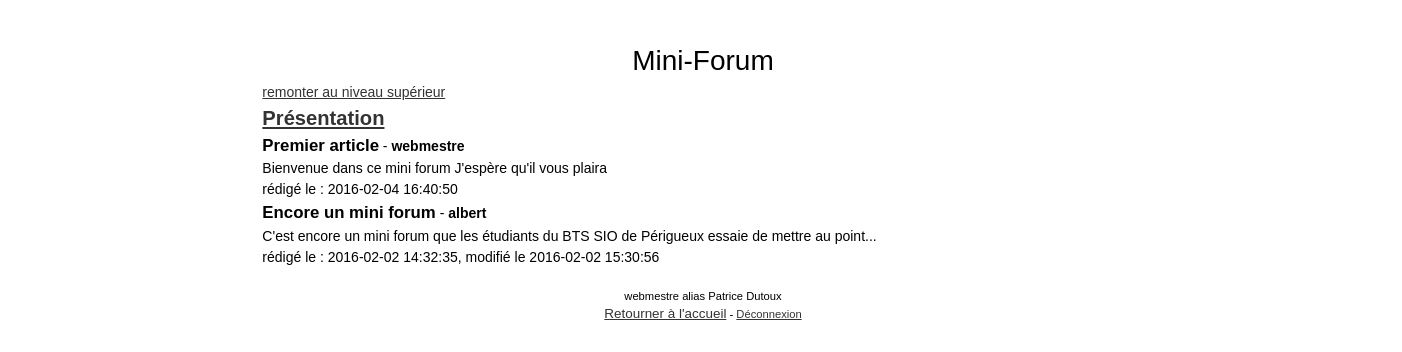
The app's page /index.php?uc=lecture&num=4 (signed in) with its own data.
### tables this page shows
CREATE TABLE IF NOT EXISTS `forum_post` (
  `num` bigint(20) unsigned NOT NULL AUTO_INCREMENT,
  `titre` varchar(50) NOT NULL,
  `corps` text NOT NULL,
  `tsCreation` timestamp NULL DEFAULT NULL,
  `tsDerniereModif` timestamp NULL DEFAULT CURRENT_TIMESTAMP ON UPDATE CURRENT_TIMESTAMP,
  `estRubrique` tinyint(1) unsigned NOT NULL DEFAULT '0' COMMENT '0 : false ;  other : true',
  `codeEtat` smallint(2) unsigned NOT NULL DEFAULT '1',
  `numAuteur` bigint(20) unsigned NOT NULL,
  `numModif` bigint(20) unsigned DEFAULT NULL,
  `numPostParent` bigint(20) unsigned NOT NULL DEFAULT '1',
  PRIMARY KEY (`num`)
);

CREATE TABLE IF NOT EXISTS `forum_util` (
  `num` bigint(20) unsigned NOT NULL AUTO_INCREMENT,
  `pseudo` varchar(50) NOT NULL,
  `mdp` varchar(64) NOT NULL,
  `nom` varchar(50) NOT NULL,
  `prenom` varchar(50) NOT NULL,
  `adlig2` varchar(40) NOT NULL,
  `adlig3` varchar(40) NOT NULL,
  `adlig4` varchar(40) DEFAULT NULL,
  `cp` varchar(8) NOT NULL,
  `ville` varchar(40) NOT NULL,
  `codePays` int(11) unsigned NOT NULL DEFAULT '1',
  `codeLangue` int(11) unsigned NOT NULL DEFAULT '1',
  `tsInscription` timestamp NULL DEFAULT CURRENT_TIMESTAMP,
  `tsDerniereCx` timestamp NULL DEFAULT NULL,
  `tel` varchar(13) DEFAULT 'sans',
  `mel` varchar(100) DEFAULT 'sans',
  `web` varchar(100) DEFAULT 'sans',
  PRIMARY KEY (`num`)
);

CREATE TABLE IF NOT EXISTS `forum_etatPost` (
  `code` smallint(2) unsigned NOT NULL AUTO_INCREMENT,
  `lib` varchar(20) NOT NULL,
  PRIMARY KEY (`code`)
);

### controleurs/c_lecture.php (called while the page is built)
<?php
    if ($_REQUEST['num']=="tout" or !is_numeric($_REQUEST['num'])) {
        $rubriqueMere=1;
        $rubriqueActuelle=1;
    }
    else {
        $rubriqueActuelle=$_REQUEST['num'];
        $rubriqueMere=$pdo->getRubriqueMere($rubriqueActuelle);
    }
    $lesRubriques = $pdo->getRubriquesIncluses($rubriqueActuelle);
    $lesPosts = $pdo->getPostsInclus($rubriqueActuelle);
    include 'vues/v_posts.php';
?>

### inc/class.PDOForum.php (called while the page is built, shortened)
<?php
class PDOForum {
	private static $serveur='mysql:host=localhost';
	private static $bdd='dbname=sylvain';
	private static $user='sylvain' ;
	private static $mdp='sylvain' ;
	private static $monPdo;
	private static $moi=null;
	public static $prefixe='forum_';
    private function __construct(){
		PDOForum::$monPdo = new PDO(PDOForum::$serveur.';'.PDOForum::$bdd, PDOForum::$user, PDOForum::$mdp);
            PDOForum::$monPdo->query("SET CHARACTER SET utf8");
    }
    public  static function getPdoForum(){
            if(PDOForum::$moi==null){
                    PDOForum::$moi= new PDOForum();
            }
            return PDOForum::$moi;
    }
    function ajouterLog($fichier,$message, $estErreur=false){
            $date = new DateTime();
            $msg = $date->format("Y-m-d H:i:s ");
            $msg .= $message;
            $fp = fopen($fichier,'a+');
            $nouverr=$msg."\r\n";
    }
    function getRubriquesIncluses($numRubrique=1,$etat=2){
        $sql="select titre, p.num as pnum  ,estRubrique from ".PDOForum::$prefixe."util u, ".PDOForum::$prefixe."post p, ".PDOForum::$prefixe."etatPost e ";
        $sql = $sql."where codeEtat=e.code and numAuteur=u.num ";
        $sql = $sql."and codeEtat >=".$etat." and estRubrique >0 ";
        $sql=$sql."and  (numPostParent =".$numRubrique." or p.num=".$numRubrique.") ";
        $sql = $sql."order by  tsDerniereModif desc";
        $rs = PDOForum::$monPdo->query($sql);
        $ligne = $rs->fetchAll();
        return $ligne;
    }
    function getRubriqueMere($num){
        $sql = "select numPostParent from ".PDOForum::$prefixe."post p ";
        $sql = $sql."where num=".$num;
        $rs = PDOForum::$monPdo->query($sql);
        $ligne = $rs->fetch();
        return $ligne['numPostParent'];
    }
    function getPostsInclus($numRubrique=1,$etat=2){
        $sql="select titre, pseudo, corps, tsCreation, codeEtat, lib, tsDerniereModif,estRubrique, p.num as pnum  from ";
        $sql = $sql.PDOForum::$prefixe."util u, ".PDOForum::$prefixe."post p,".PDOForum::$prefixe."etatPost e ";
        $sql = $sql."where codeEtat=e.code and numAuteur=u.num ";
        $sql = $sql."and codeEtat >=".$etat." and estRubrique =0 ";
        $sql=$sql."and  numPostParent =".$numRubrique." ";
        $sql = $sql."order by  tsDerniereModif desc";
        $rs = PDOForum::$monPdo->query($sql);
        $ligne = $rs->fetchAll();
        return $ligne;
    }
}

### vues/v_posts.php (the view, shortened to what this page needs)
<?php
    function afficherArticles($unPost){
        echo "<b><big>".$unPost['titre']."</big></b>";
        echo " - <b>".$unPost['pseudo']."</b><br />\n";
        echo "".$unPost['corps']."<br />\n";
        echo "rédigé le : ".$unPost['tsCreation'];
        if ($unPost['codeEtat']>2){
                echo ", ".$unPost['lib']." le ".$unPost['tsDerniereModif'];
        }
        echo "<br />\n";
    }
    function afficherRubriques($uneRub,$entete=0){
        echo "<b><big><big><a href='index.php?uc=lecture&num=".$uneRub['pnum']."'>";
        echo $uneRub['titre']."</a></big></big></b> ";
        echo "<br />\n";
    }
    if ($rubriqueActuelle==1) {
        echo "vous êtes au plus haut niveau<br/>\n";
    }
    else {
        echo "<a href='index.php?uc=lecture&num=".$rubriqueMere."'>remonter au niveau supérieur</a><br/>\n";
    }
    foreach($lesRubriques as $uneRubrique){
        afficherRubriques($uneRubrique);
    }
    foreach($lesPosts as $unPost){
        afficherArticles($unPost);
    }
?>

### css/knacss.css (style rules this page uses)
html { font-family: sans-serif; -ms-text-size-adjust: 100%; -webkit-text-size-adjust: 100%; }
body { margin: 0; }
a { background-color: transparent; }
b, strong { font-weight: bold; }
html { box-sizing: border-box; }
* { box-sizing: inherit; }
html { font-size: 62.5%; font-size: calc(1em * .625); -webkit-text-size-adjust: 100%; -ms-text-size-adjust: 100%; }
body { font-size: 1.4em; color: #000000; font-family: Helvetica, Arial, sans-serif; line-height: 1.5; }
a { color: #333333; }
a:active,a:focus,a:hover,body,mark { color:#000 }
html { font-family:sans-serif;box-sizing:border-box;font-size:62.5%;font-size:calc(1em * .625);-webkit-text-size-adjust:100%;-ms-text-size-adjust:100% }
a { background-color:transparent;color:#333 }
b,optgroup,strong { font-weight:700 }
.h1-like,.h2-like,body,h1,h2 { font-family:Helvetica,Arial,sans-serif }
* { box-sizing:inherit }
body { margin:0;font-size:1.4em;background-color:#fff;line-height:1.5 }

### css/styles.css (style rules this page uses)
html { min-height: 100%; width: 80%; padding: 0 10px; margin: 0 18%; position: relative; padding: 0 10px; }
body { background: url(../img/parchemin.png) no-repeat center fixed; background-size: 80% 80%; background-color : transparent; width: 80%; font-size : 1.4em; }

### records on screen
forum_post: titre "Présentation"
forum_util: forum_post.titre "Premier article", pseudo "webmestre", forum_post.corps "Bienvenue dans ce mini forum J'espère qu'il vous plaira", forum_post.tsCreation "2016-02-04 16:40:50"
forum_util: forum_post.titre "Encore un mini forum", pseudo "albert", forum_post.corps "C'est encore un mini forum que les étudiants du BTS SIO de Périgueux essaie de mettre au point...", forum_post.tsCreation "2016-02-02 14:32:35", forum_etatpost.lib "modifié", forum_post.tsDerniereModif "2016-02-02 15:30:56"

### other values on screen
$_SESSION['username'] "webmestre"
$_SESSION['prenom'] "Patrice"
$_SESSION['nom'] "Dutoux"
